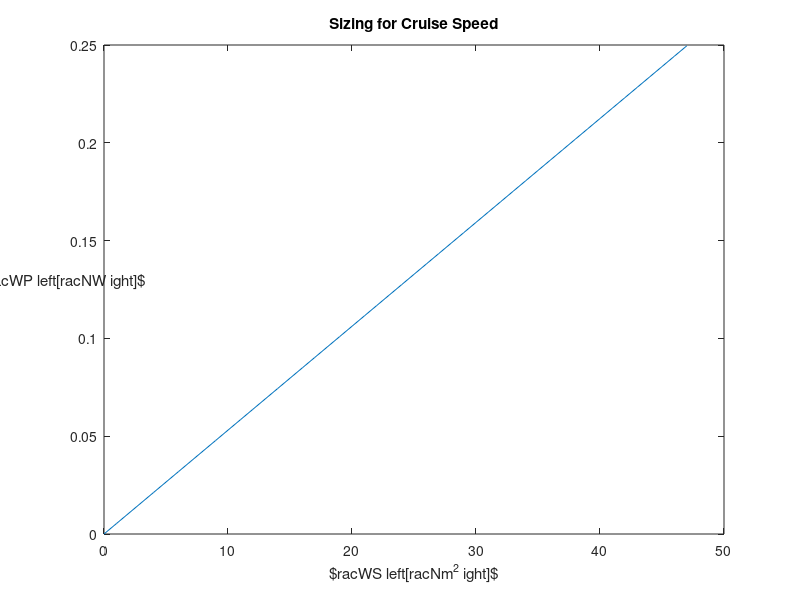

This chart was generated by the following MATLAB code:
% This script does initial sizing of the vehicle based on constraint
% analysis for the system.

% --- parameters ---

% these will need to be justified in our document and edited based off
% those decisions:

CL_max = 1.2; % [-]
L_D = 12;     % [-]
V_s = 8;      % [m⋅s⁻¹]
AR = 6;       % [-]
e = 0.7;      % [-]
eta_p = 0.6;  % [-]
Cd0 = 0.05;   % [-]

% known quantities:
rho = 1.225;  % [kg⋅m⁻³]

%% First Constraint: Stall Speed
% this determines the range of values to consider for W/S:
W_S_max = 0.5*rho*V_s^2*CL_max; 

W_S = 0:W_S_max;

%% Second Constraint: Cruise Speed
Phi = 0.75; % throttle setting

V_c = 1.7*V_s;

W_P = (eta_p*Phi / (0.5*1.1*Cd0*rho*V_c^3)) * W_S;

% plot the result:
figure();
plot(W_S,W_P)
xlabel("$\frac{W}{S} \left[\frac{N}{m^2}\right]$")
ylabel("$\frac{W}{P} \left[\frac{N}{W}\right]$", 'Rotation', 0)
title('Sizing for Cruise Speed')



%% Third Constraint: Climb Requirement

%% Fourth Constraint: Maneuver Requirement

%% Fifth Constaint: Takeoff Requirement
